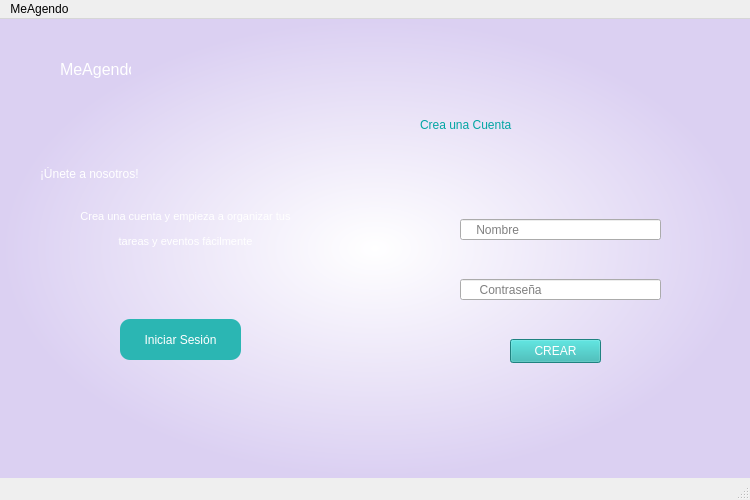
<?xml version="1.0" encoding="UTF-8"?>
<ui version="4.0">
 <class>MainWindow</class>
 <widget class="QMainWindow" name="MainWindow">
  <property name="geometry">
   <rect>
    <x>0</x>
    <y>0</y>
    <width>750</width>
    <height>500</height>
   </rect>
  </property>
  <property name="minimumSize">
   <size>
    <width>750</width>
    <height>500</height>
   </size>
  </property>
  <property name="maximumSize">
   <size>
    <width>750</width>
    <height>500</height>
   </size>
  </property>
  <property name="windowTitle">
   <string>MainWindow</string>
  </property>
  <property name="styleSheet">
   <string notr="true">QWidget#centralwidget{background-color: qradialgradient(spread:pad, cx:0.5, cy:0.5, radius:0.5, fx:0.5, fy:0.5, stop:0 rgba(255, 255, 255, 255), stop:0.994318 rgba(219, 208, 242, 255));}
</string>
  </property>
  <widget class="QWidget" name="centralwidget">
   <widget class="QLabel" name="label">
    <property name="geometry">
     <rect>
      <x>420</x>
      <y>70</y>
      <width>281</width>
      <height>71</height>
     </rect>
    </property>
    <property name="styleSheet">
     <string notr="true">font: 900 26pt &quot;Segoe UI&quot;;
color: rgb(2, 165, 163);</string>
    </property>
    <property name="text">
     <string>Crea una Cuenta </string>
    </property>
   </widget>
   <widget class="QPushButton" name="pushButton">
    <property name="geometry">
     <rect>
      <x>510</x>
      <y>320</y>
      <width>91</width>
      <height>24</height>
     </rect>
    </property>
    <property name="styleSheet">
     <string notr="true">background-color: rgb(43, 182, 179);
selection-color: rgb(71, 71, 71);
border-color: rgb(111, 221, 255);
color: rgb(255, 255, 255);
font: 9pt &quot;Cascadia Code&quot;;</string>
    </property>
    <property name="text">
     <string>CREAR</string>
    </property>
   </widget>
   <widget class="QLineEdit" name="lineEdit">
    <property name="geometry">
     <rect>
      <x>460</x>
      <y>200</y>
      <width>201</width>
      <height>21</height>
     </rect>
    </property>
    <property name="styleSheet">
     <string notr="true">
border-color: rgb(0, 0, 0);</string>
    </property>
    <property name="dragEnabled">
     <bool>true</bool>
    </property>
    <property name="placeholderText">
     <string>    Nombre</string>
    </property>
    <property name="clearButtonEnabled">
     <bool>true</bool>
    </property>
   </widget>
   <widget class="QLineEdit" name="lineEdit_2">
    <property name="geometry">
     <rect>
      <x>460</x>
      <y>260</y>
      <width>201</width>
      <height>21</height>
     </rect>
    </property>
    <property name="dragEnabled">
     <bool>true</bool>
    </property>
    <property name="placeholderText">
     <string>     Contraseña</string>
    </property>
    <property name="clearButtonEnabled">
     <bool>true</bool>
    </property>
   </widget>
   <widget class="QLabel" name="label_2">
    <property name="geometry">
     <rect>
      <x>0</x>
      <y>0</y>
      <width>361</width>
      <height>461</height>
     </rect>
    </property>
    <property name="styleSheet">
     <string notr="true">border-image: url(:/prefijoNuevo/Fondo MeAgendo #1.jpeg);</string>
    </property>
    <property name="text">
     <string/>
    </property>
   </widget>
   <widget class="QLabel" name="label_3">
    <property name="geometry">
     <rect>
      <x>60</x>
      <y>40</y>
      <width>71</width>
      <height>21</height>
     </rect>
    </property>
    <property name="styleSheet">
     <string notr="true">font: 9pt &quot;Cascadia Code&quot;;
color: rgb(255, 255, 255);</string>
    </property>
    <property name="text">
     <string>&lt;html&gt;&lt;head/&gt;&lt;body&gt;&lt;p&gt;&lt;span style=&quot; font-size:12pt;&quot;&gt;MeAgendo&lt;/span&gt;&lt;/p&gt;&lt;/body&gt;&lt;/html&gt;</string>
    </property>
   </widget>
   <widget class="QLabel" name="label_4">
    <property name="geometry">
     <rect>
      <x>10</x>
      <y>20</y>
      <width>41</width>
      <height>51</height>
     </rect>
    </property>
    <property name="styleSheet">
     <string notr="true">border-image: url(:/prefijoNuevo/Logo #1 Meagendo.jpeg);</string>
    </property>
    <property name="text">
     <string/>
    </property>
    <property name="pixmap">
     <pixmap resource="Iconos/test.qrc">:/prefijoNuevo/Logo #1 Meagendo.png</pixmap>
    </property>
    <property name="scaledContents">
     <bool>true</bool>
    </property>
   </widget>
   <widget class="QLabel" name="label_5">
    <property name="geometry">
     <rect>
      <x>40</x>
      <y>120</y>
      <width>291</width>
      <height>71</height>
     </rect>
    </property>
    <property name="styleSheet">
     <string notr="true">font: 900 26pt &quot;Segoe UI&quot;;
color: rgb(255, 255, 255);</string>
    </property>
    <property name="text">
     <string>&lt;html&gt;&lt;head/&gt;&lt;body&gt;&lt;p&gt;&lt;span style=&quot; font-weight:400;&quot;&gt;¡Únete a nosotros!&lt;/span&gt;&lt;/p&gt;&lt;/body&gt;&lt;/html&gt;</string>
    </property>
   </widget>
   <widget class="QLabel" name="label_6">
    <property name="geometry">
     <rect>
      <x>40</x>
      <y>190</y>
      <width>291</width>
      <height>41</height>
     </rect>
    </property>
    <property name="styleSheet">
     <string notr="true">font: 9pt &quot;Cascadia Code&quot;;
color: rgb(255, 255, 255);</string>
    </property>
    <property name="text">
     <string>&lt;html&gt;&lt;head/&gt;&lt;body&gt;&lt;p align=&quot;center&quot;&gt;&lt;span style=&quot; font-size:8pt;&quot;&gt;Crea una cuenta y empieza a organizar tus&lt;/span&gt;&lt;/p&gt;&lt;p align=&quot;center&quot;&gt;&lt;span style=&quot; font-size:8pt;&quot;&gt;tareas y eventos fácilmente&lt;/span&gt;&lt;/p&gt;&lt;/body&gt;&lt;/html&gt;</string>
    </property>
   </widget>
   <widget class="QPushButton" name="pushButton_2">
    <property name="geometry">
     <rect>
      <x>120</x>
      <y>300</y>
      <width>121</width>
      <height>41</height>
     </rect>
    </property>
    <property name="styleSheet">
     <string notr="true">background-color: rgb(43, 182, 179);
border-bottom-color: rgb(85, 85, 255);
border-color: rgb(111, 221, 255);
color: rgb(255, 255, 255);
font: 9pt &quot;Cascadia Code&quot;;
border-radius:10px;</string>
    </property>
    <property name="text">
     <string>Iniciar Sesión</string>
    </property>
   </widget>
  </widget>
  <widget class="QMenuBar" name="menubar">
   <property name="geometry">
    <rect>
     <x>0</x>
     <y>0</y>
     <width>750</width>
     <height>22</height>
    </rect>
   </property>
   <widget class="QMenu" name="menuMeAgendo">
    <property name="title">
     <string>MeAgendo</string>
    </property>
   </widget>
   <addaction name="menuMeAgendo"/>
  </widget>
  <widget class="QStatusBar" name="statusbar"/>
 </widget>
 <resources>
  <include location="Iconos/test.qrc"/>
  <include location="Iconos/test.qrc"/>
 </resources>
 <connections/>
</ui>
